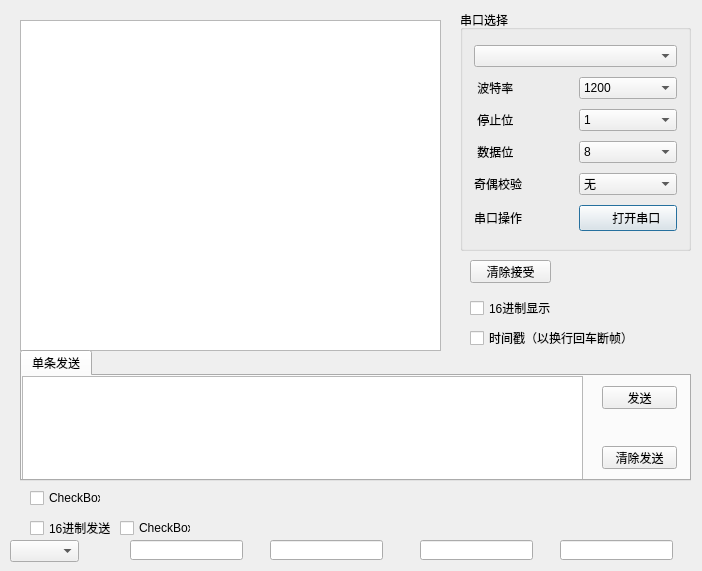
<?xml version="1.0" encoding="UTF-8"?>
<ui version="4.0">
 <class>Dialog</class>
 <widget class="QDialog" name="Dialog">
  <property name="geometry">
   <rect>
    <x>0</x>
    <y>0</y>
    <width>702</width>
    <height>571</height>
   </rect>
  </property>
  <property name="windowTitle">
   <string>Dialog</string>
  </property>
  <widget class="QGroupBox" name="groupBox">
   <property name="geometry">
    <rect>
     <x>460</x>
     <y>10</y>
     <width>231</width>
     <height>241</height>
    </rect>
   </property>
   <property name="title">
    <string>串口选择</string>
   </property>
   <layout class="QHBoxLayout" name="horizontalLayout">
    <item>
     <layout class="QGridLayout" name="gridLayout">
      <item row="0" column="0" colspan="2">
       <widget class="QComboBox" name="comboBox_ComChoose"/>
      </item>
      <item row="1" column="0">
       <widget class="QLabel" name="label_BaudRate">
        <property name="text">
         <string> 波特率</string>
        </property>
       </widget>
      </item>
      <item row="1" column="1">
       <widget class="QComboBox" name="comboBox_BaudRate">
        <property name="currentText">
         <string>1200</string>
        </property>
        <item>
         <property name="text">
          <string>1200</string>
         </property>
        </item>
        <item>
         <property name="text">
          <string>2400</string>
         </property>
        </item>
        <item>
         <property name="text">
          <string>4800</string>
         </property>
        </item>
        <item>
         <property name="text">
          <string>9600</string>
         </property>
        </item>
       </widget>
      </item>
      <item row="2" column="0">
       <widget class="QLabel" name="label_stopBit">
        <property name="text">
         <string> 停止位</string>
        </property>
       </widget>
      </item>
      <item row="2" column="1">
       <widget class="QComboBox" name="comboBox_stopBit">
        <property name="currentText">
         <string>1</string>
        </property>
        <item>
         <property name="text">
          <string>1</string>
         </property>
        </item>
        <item>
         <property name="text">
          <string>1.5</string>
         </property>
        </item>
        <item>
         <property name="text">
          <string>2</string>
         </property>
        </item>
       </widget>
      </item>
      <item row="3" column="0">
       <widget class="QLabel" name="label_dataBit">
        <property name="text">
         <string> 数据位</string>
        </property>
       </widget>
      </item>
      <item row="3" column="1">
       <widget class="QComboBox" name="comboBox_dataBit">
        <property name="currentText">
         <string>8</string>
        </property>
        <item>
         <property name="text">
          <string>8</string>
         </property>
        </item>
        <item>
         <property name="text">
          <string>7</string>
         </property>
        </item>
        <item>
         <property name="text">
          <string>6</string>
         </property>
        </item>
        <item>
         <property name="text">
          <string>5</string>
         </property>
        </item>
       </widget>
      </item>
      <item row="4" column="0">
       <widget class="QLabel" name="label_oddevenCheck">
        <property name="text">
         <string>奇偶校验</string>
        </property>
       </widget>
      </item>
      <item row="4" column="1">
       <widget class="QComboBox" name="comboBox_oddevenCheck">
        <property name="currentIndex">
         <number>0</number>
        </property>
        <item>
         <property name="text">
          <string>无</string>
         </property>
        </item>
        <item>
         <property name="text">
          <string>偶校验</string>
         </property>
        </item>
        <item>
         <property name="text">
          <string>奇校验</string>
         </property>
        </item>
       </widget>
      </item>
      <item row="5" column="0">
       <widget class="QLabel" name="label_5">
        <property name="text">
         <string>串口操作</string>
        </property>
       </widget>
      </item>
      <item row="5" column="1">
       <widget class="QPushButton" name="pushButton_openCom">
        <property name="text">
         <string>     打开串口</string>
        </property>
       </widget>
      </item>
     </layout>
    </item>
   </layout>
  </widget>
  <widget class="QTextBrowser" name="textBrowser_RxWight">
   <property name="geometry">
    <rect>
     <x>20</x>
     <y>20</y>
     <width>421</width>
     <height>331</height>
    </rect>
   </property>
  </widget>
  <widget class="QCheckBox" name="checkBox_16show">
   <property name="geometry">
    <rect>
     <x>470</x>
     <y>300</y>
     <width>91</width>
     <height>16</height>
    </rect>
   </property>
   <property name="text">
    <string>16进制显示</string>
   </property>
  </widget>
  <widget class="QPushButton" name="pushButton_clearRec">
   <property name="geometry">
    <rect>
     <x>470</x>
     <y>260</y>
     <width>81</width>
     <height>23</height>
    </rect>
   </property>
   <property name="text">
    <string>清除接受</string>
   </property>
  </widget>
  <widget class="QCheckBox" name="checkBox_time">
   <property name="geometry">
    <rect>
     <x>470</x>
     <y>330</y>
     <width>171</width>
     <height>16</height>
    </rect>
   </property>
   <property name="text">
    <string>时间戳（以换行回车断帧）</string>
   </property>
  </widget>
  <widget class="QTabWidget" name="tabWidget">
   <property name="geometry">
    <rect>
     <x>20</x>
     <y>350</y>
     <width>671</width>
     <height>131</height>
    </rect>
   </property>
   <property name="currentIndex">
    <number>0</number>
   </property>
   <widget class="QWidget" name="widget">
    <attribute name="title">
     <string>单条发送</string>
    </attribute>
    <widget class="QPushButton" name="pushButton_send">
     <property name="geometry">
      <rect>
       <x>580</x>
       <y>10</y>
       <width>75</width>
       <height>23</height>
      </rect>
     </property>
     <property name="text">
      <string>发送</string>
     </property>
    </widget>
    <widget class="QPushButton" name="pushButton_clearSend">
     <property name="geometry">
      <rect>
       <x>580</x>
       <y>70</y>
       <width>75</width>
       <height>23</height>
      </rect>
     </property>
     <property name="text">
      <string>清除发送</string>
     </property>
    </widget>
    <widget class="QTextEdit" name="textEdit_TxWight">
     <property name="geometry">
      <rect>
       <x>0</x>
       <y>0</y>
       <width>561</width>
       <height>111</height>
      </rect>
     </property>
    </widget>
   </widget>
  </widget>
  <widget class="QCheckBox" name="checkBox_6">
   <property name="geometry">
    <rect>
     <x>30</x>
     <y>490</y>
     <width>71</width>
     <height>16</height>
    </rect>
   </property>
   <property name="text">
    <string>CheckBox</string>
   </property>
  </widget>
  <widget class="QCheckBox" name="checkBox_16send">
   <property name="geometry">
    <rect>
     <x>30</x>
     <y>520</y>
     <width>81</width>
     <height>16</height>
    </rect>
   </property>
   <property name="text">
    <string>16进制发送</string>
   </property>
  </widget>
  <widget class="QCheckBox" name="checkBox_8">
   <property name="geometry">
    <rect>
     <x>120</x>
     <y>520</y>
     <width>71</width>
     <height>16</height>
    </rect>
   </property>
   <property name="text">
    <string>CheckBox</string>
   </property>
  </widget>
  <widget class="QComboBox" name="comboBox_6">
   <property name="geometry">
    <rect>
     <x>10</x>
     <y>540</y>
     <width>69</width>
     <height>22</height>
    </rect>
   </property>
  </widget>
  <widget class="QLineEdit" name="lineEdit">
   <property name="geometry">
    <rect>
     <x>130</x>
     <y>540</y>
     <width>113</width>
     <height>20</height>
    </rect>
   </property>
   <property name="readOnly">
    <bool>true</bool>
   </property>
  </widget>
  <widget class="QLineEdit" name="lineEdit_2">
   <property name="geometry">
    <rect>
     <x>270</x>
     <y>540</y>
     <width>113</width>
     <height>20</height>
    </rect>
   </property>
   <property name="readOnly">
    <bool>true</bool>
   </property>
  </widget>
  <widget class="QLineEdit" name="lineEdit_3">
   <property name="geometry">
    <rect>
     <x>420</x>
     <y>540</y>
     <width>113</width>
     <height>20</height>
    </rect>
   </property>
   <property name="readOnly">
    <bool>true</bool>
   </property>
  </widget>
  <widget class="QLineEdit" name="lineEdit_4">
   <property name="geometry">
    <rect>
     <x>560</x>
     <y>540</y>
     <width>113</width>
     <height>20</height>
    </rect>
   </property>
   <property name="readOnly">
    <bool>true</bool>
   </property>
  </widget>
 </widget>
 <layoutdefault spacing="6" margin="11"/>
 <resources/>
 <connections/>
</ui>
